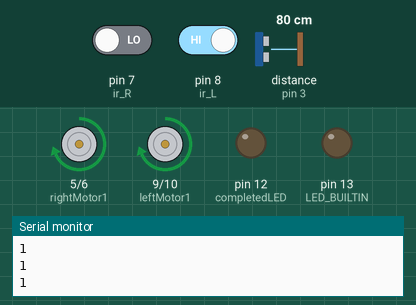
Simulated run of this sketch. Board: Arduino Uno, built with avr-gcc and run on an emulated ATmega328P. Parts: motor-driver pin pairs drawn as motors (green arrow = first pin HIGH = forward, orange = second pin HIGH = backward, longer = more drive), output pins drawn as LEDs (lit = HIGH), the last lines printed to the serial monitor. Wiring (inferred from the names in the program): ultrasonic range finder: trigger pin 2; echo pin 3. The inputs (shaded band) are chosen by the test bench; at power-on: distance to the obstacle (sensor on pin 3) 80 cm, pin 8 (ir_L) HIGH, pin 7 (ir_R) LOW. The echo pulse lasts 58.3 µs per cm; pins used as bus, display or sensor lines are not drawn.

Above: at 1.2 s.
1.3 s: distance to the obstacle (sensor on pin 3) set to 7 cm
2.8 s: distance to the obstacle (sensor on pin 3) set to 4 cm
At 4.5 s:
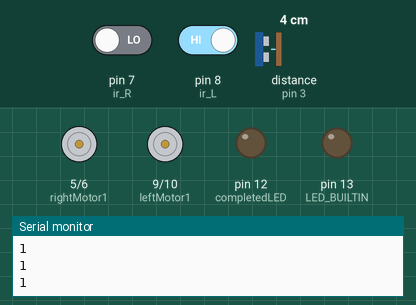
5.5 s: pin 8 (ir_L) driven LOW
At 6.4 s:
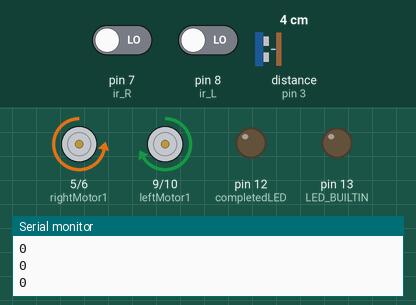
8.5 s: pin 8 (ir_L) driven HIGH
Timing chart, 0 to 12.5 s (numbered marks = the images above; inputs shaded):
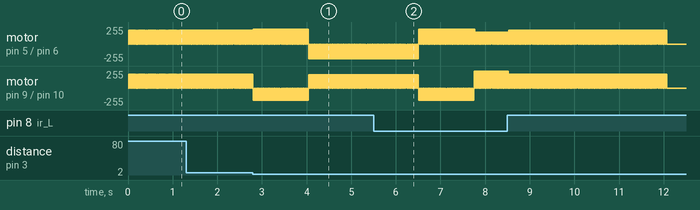

The sketch:

March9.ino
```cpp
int leftMotor1 = 9;
int leftMotor2 = 10;
int rightMotor1 = 5;
int rightMotor2 = 6;
int motorSpeed = 182;
int motorToTurn = rightMotor1;
int secondaryMotor = leftMotor1;

// defines pins numbers
const int trigPin = 2;
const int echoPin = 3;
// defines variables
long duration = 0;
int distance = 20;

int completedLED = 12;

bool turning = false;


int ir_R = 7;
int ir_L = 8;
int hit_R = HIGH;  // High = 1 = NO WALL. LOW = 0 = CLOSE TO WALL
int hit_L = HIGH;
int directionCount = 0;
int turnCount = 0;

//0 left turn, 1 right turn
int directions[4] = {0, 1, 1, 0};


void setup() {
  pinMode(ir_R, INPUT);
  pinMode(ir_L, INPUT);

  pinMode(trigPin, OUTPUT); // Sets the trigPin as an Output
  pinMode(echoPin, INPUT); // Sets the echoPin as an Input

  pinMode(completedLED, OUTPUT);

  pinMode(LED_BUILTIN, OUTPUT);

  pinMode(rightMotor1, OUTPUT);
  pinMode(rightMotor2, OUTPUT);
  pinMode(leftMotor1, OUTPUT);
  pinMode(leftMotor2, OUTPUT);
  analogWrite(leftMotor1, 0);
  analogWrite(rightMotor1, 0);
  analogWrite(leftMotor2, 0);
  analogWrite(rightMotor2, 0);
  digitalWrite(LED_BUILTIN, LOW);

  delay(15);

  Serial.begin(9600);

}

void loop() {
  hit_R = digitalRead(ir_R);
  hit_L = digitalRead(ir_L);
  Serial.println(hit_L);

if(directionCount >= 4){

      if(turnCount < 140){
        straightenOut();
        turnCount++;
      }else{

      analogWrite(rightMotor1, 0);
      analogWrite(leftMotor2, 0);
      analogWrite(rightMotor2, 0);
      analogWrite(leftMotor1, 0);
      }
}else if(turning || distance < 5){
    turning = true;
    if(directions[directionCount] == 0){
      //turn left
      analogWrite(rightMotor1, 220);
      analogWrite(leftMotor2, 180);


    }else{
      //turn right
      analogWrite(rightMotor2, 220);
      analogWrite(leftMotor1, 200);
    }
    turnCount++;
    if(turnCount == 40){
      turning = false;
      directionCount++;
      turnCount = 0;

    }
  }else{
    //go forward
    straightenOut();


  }
  delay(20);
  analogWrite(rightMotor1, 0);
    analogWrite(leftMotor1, 0);
  analogWrite(rightMotor2, 0);
    analogWrite(leftMotor2, 0);
    delay(10);

calculateDistance();

//  if (!turning){ // Following path
//
//    getDirection();
//
//  } else { // In a turn
//
//    getTurn();
//
//  }
//
//  writeMotors();

}


void straightenOut(){
if(!hit_L){
  //move right, increase left motor
  analogWrite(rightMotor1, 180);
    analogWrite(leftMotor1, 250);
}else if(hit_R){
  //move left, increase right motor
  analogWrite(rightMotor1, 240);
    analogWrite(leftMotor1, 190);
}else{
  // go straight
  analogWrite(rightMotor1, 210);
  analogWrite(leftMotor1, 210);
}


}

void setMotor(int motor){
  if(motor == rightMotor1){
    motorToTurn = rightMotor1;
    secondaryMotor = leftMotor1;
  }
  else{
    motorToTurn = leftMotor1;
    secondaryMotor = rightMotor1;
  }
}

void calculateDistance(){
  // Clears the trigPin
  digitalWrite(trigPin, LOW);
  delayMicroseconds(2);
  // Sets the trigPin on HIGH state for 10 micro seconds
  digitalWrite(trigPin, HIGH);
  delayMicroseconds(10);
  digitalWrite(trigPin, LOW);
  // Reads the echoPin, returns the sound wave travel time in microseconds
  duration = pulseIn(echoPin, HIGH);
//  Serial.println(duration);
  // Calculating the distance
  distance = duration * 0.034 / 2;
  // Prints the distance on the Serial Monitor
 // Serial.print("Distance: ");
  //Serial.println(distance);
}

void writeMotors(){
  if(motorToTurn == rightMotor1){
    analogWrite(motorToTurn, motorSpeed + 40);
  } else {
    analogWrite(motorToTurn, motorSpeed);
  }
  delay(17);
  analogWrite(rightMotor1, 0);
  analogWrite(leftMotor1, 0);
  delay(20);
}

void getTurn(){

      if (directions[directionCount] == 0) {
        //sharp turn left
        Serial.println("turning LEFT");
        setMotor(rightMotor1);
      } else if (directions[directionCount] == 1) {
        Serial.println("turning RIGHT");
        setMotor(leftMotor1);
      }

      if(hit_L == LOW && hit_R == LOW) {
        Serial.println("end of turn");
          turning = false;
          directionCount++;
      }

}

void getDirection(){
      if ((hit_R == LOW && hit_L == HIGH) ) { //hit left
      //analogWrite(leftMotor1,motorSpeed);

      setMotor(rightMotor1);
    } else if ((hit_R == HIGH && hit_L == LOW) ) { //hit right
      //analogWrite(rightMotor1, motorSpeed);
      setMotor(leftMotor1);

    } else if (hit_R == HIGH && hit_L == HIGH) {
      Serial.print("init turn");
      if (directionCount <= (sizeof(directions) / sizeof(int))) {
        //motorSpeed = 0;
      }
      turning = true;
    }
}
```

Measured:
- the behaviour switches between 6 and 5 cm on distance to the obstacle (sensor on pin 3) (found by bisection; images 0 and 1)
- by itself, motor on pin 5 (rightMotor1) / pin 6 (rightMotor2), motor on pin 9 (leftMotor1) / pin 10 (leftMotor2): alternates forward 210/255 for 0.02 s and stopped for 0.01 s, 231 changes in all, then stays stopped
